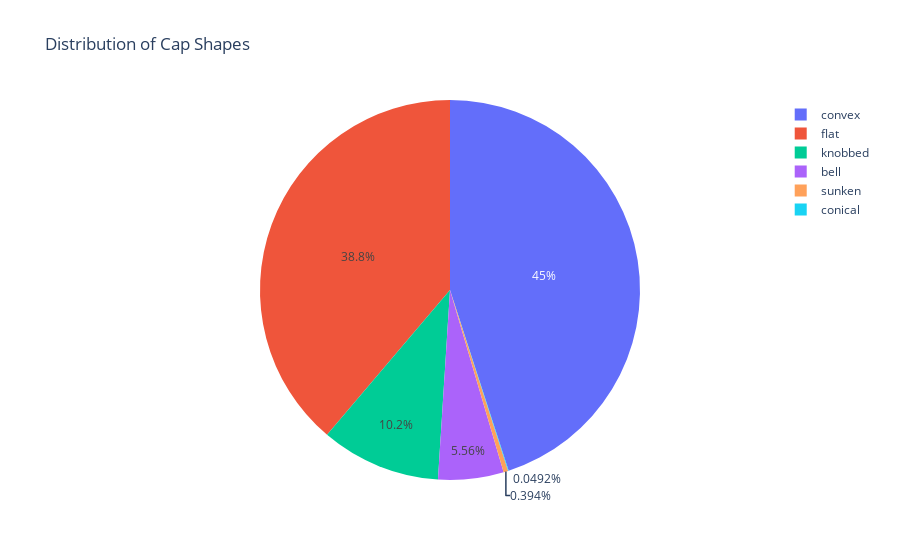

Notebook code cell kept with this figure:
### Markdown cell above
### 5. Distribution of Cap Shapes

### Code cell
cap_shape_counts = df['cap-shape'].value_counts()
cap_shape_counts.index = cap_shape_counts.index.map({'x': 'convex', 'f': 'flat', 'k': 'knobbed', 'b': 'bell', 's': 'sunken', 'c': 'conical'})
fig = px.pie(names=cap_shape_counts.index, values=cap_shape_counts.values, title='Distribution of Cap Shapes')
fig.show()

### Figure 1 — Plotly figure (JSON) as saved in the notebook; plotly's stock layout.template omitted (floating-point values rounded to 4 significant figures)
{"data": [{"domain": {"x": [0, 1], "y": [0, 1]}, "hovertemplate": "label=%{label}<br>value=%{value}<extra></extra>", "labels": ["convex", "flat", "knobbed", "bell", "sunken", "conical"], "legendgroup": "", "name": "", "showlegend": true, "type": "pie", "values": [3656, 3152, 828, 452, 32, 4]}], "layout": {"legend": {"tracegroupgap": 0}, "title": {"text": "Distribution of Cap Shapes"}}}
